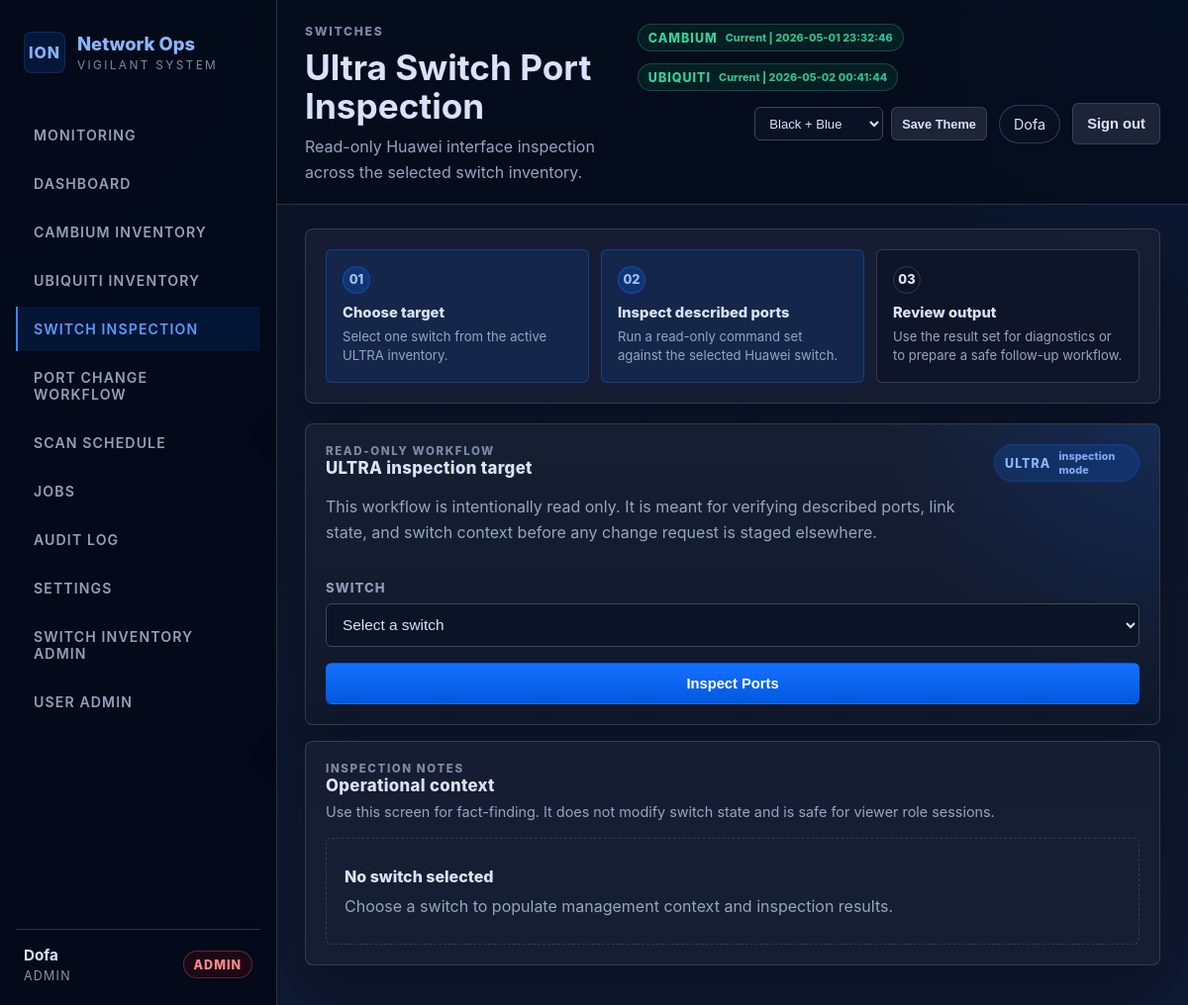
Page /switches/ultra (signed in) on the committed database.
### tables this page shows
CREATE TABLE users (
    id INTEGER PRIMARY KEY AUTOINCREMENT,
    username TEXT NOT NULL UNIQUE,
    password_hash TEXT NOT NULL,
    role TEXT NOT NULL,
    is_active INTEGER NOT NULL DEFAULT 1,
    created_at TEXT NOT NULL
, ui_preference TEXT NOT NULL DEFAULT 'modern');

CREATE TABLE jobs (
    id INTEGER PRIMARY KEY AUTOINCREMENT,
    job_type TEXT NOT NULL,
    vendor TEXT,
    trigger_source TEXT NOT NULL,
    status TEXT NOT NULL,
    requested_by INTEGER,
    message TEXT,
    meta_json TEXT,
    created_at TEXT NOT NULL,
    started_at TEXT,
    finished_at TEXT
);

### app/routes/switches.py (the view, shortened to what this page needs)
@bp.route("/<inventory_type>", methods=["GET", "POST"])
@login_required
def inspect(inventory_type: str):
    normalized = normalize_inventory_type(inventory_type)
    grouped = get_grouped_inventory(normalized)
    selected_switch_id = request.form.get("switch_id") if request.method == "POST" else request.args.get("switch_id")
    selected_record = None
    form_errors: dict[str, str] = {}
    results = []
    pager = paginate_items(results, parse_page(request.args.get("page")), per_page=20) if results else paginate_items([], 1, per_page=20)
    return render_template(
        "switches/inspect.html",
        inventory_type=normalized,
        grouped=grouped,
        selected_record=selected_record,
        results=pager["items"],
        form_errors=form_errors,
        pager=pager,
    )

### app/db.py (called while the page is built)
def _ensure_parent(path: Path) -> None:
    path.parent.mkdir(parents=True, exist_ok=True)

def get_db() -> sqlite3.Connection:
    connection = g.get("_db")
    if connection is None:
        db_path = Path(current_app.config["DATABASE_PATH"])
        _ensure_parent(db_path)
        connection = sqlite3.connect(db_path)
        connection.row_factory = sqlite3.Row
        g._db = connection
    return connection

### app/services/audit_service.py (called while the page is built)
def recent_events(limit: int = 10) -> list[dict]:
    rows = get_db().execute(
        """
        SELECT id, actor_username, action, resource_type, resource_id, details_json, created_at
        FROM audit_logs
        ORDER BY id DESC
        LIMIT ?
        """,
        (limit,),
    ).fetchall()
    return [_enrich_event(dict(row)) for row in rows]

def _load_details(raw: str | None) -> dict:
    if not raw:
        return {}
    try:
        return json.loads(raw)
    except json.JSONDecodeError:
        return {"raw": raw}

def _enrich_event(event: dict) -> dict:
    details = _load_details(event.get("details_json"))
    event["details"] = details
    event["outcome"] = _derive_outcome(event.get("action", ""), details)
    event["summary"] = _build_summary(event, details)
    event["target_label"] = details.get("switch") or details.get("name") or event.get("resource_id") or "-"
    return event

def _derive_outcome(action: str, details: dict) -> str:
    if details.get("outcome"):
        return str(details["outcome"])
    lowered = action.lower()
    if any(token in lowered for token in ("failed", "rejected", "denied")):
        return "failed"
    if any(token in lowered for token in ("completed", "deleted", "added", "triggered")):
        return "success"
    return "info"

def _build_summary(event: dict, details: dict) -> str:
    if details.get("summary"):
        return str(details["summary"])
    if event.get("resource_type") == "switch":
        switch = details.get("switch") or event.get("resource_id") or "switch"
        port = details.get("port")
        return f"{switch} {port}".strip()
    if event.get("resource_type") == "job":
        vendor = details.get("vendor") or event.get("resource_id") or "job"
        return f"{vendor} job event"
    if event.get("resource_type") == "switch_inventory":
        name = details.get("name") or event.get("resource_id") or "inventory record"
        ip = details.get("ip")
        return f"{name} ({ip})" if ip else str(name)
    return event.get("action", "")

### app/templates/switches/inspect.html (shortened to what this page needs)
{% extends "base.html" %}
{% import "components/ui.html" as ui with context %}

### app/templates/base.html (shortened to what this page needs)
{% import "components/ui.html" as ui with context %}
<!doctype html>
<html lang="en">
<head>
  <link rel="stylesheet" href="{{ url_for('static', filename='app.css') }}">
</head>
<body class="theme-{{ current_theme_mode if current_user else 'dark' }}" data-theme="{{ current_theme_mode if current_user else 'dark' }}">
  <div class="layout">
    {% if current_user %}
    <aside class="sidebar">
      <div class="sidebar-brand">
        <div class="brand-mark">ION</div>
        <div>
          <div class="brand-title">Network Ops</div>
          <div class="brand-subtitle">Vigilant System</div>
        </div>
      </div>
      <nav class="nav-group">
        {% for item in shell_nav %}
        {% set href = url_for(item.endpoint, **(item.route_args or {})) %}
        {% set is_active = (
          (item.match_mode == 'endpoint' and active_endpoint == item.endpoint)
          or (item.match_mode == 'path' and (request.path == href or (item.match_prefix and request.path.startswith(item.match_prefix))))
        ) %}
        <a class="nav-link {% if is_active %}is-active{% endif %}" href="{{ href }}">
          {{ item.label }}
        </a>
        {% endfor %}
      </nav>
      <div class="sidebar-footer">
        <div class="sidebar-user">
          <div class="sidebar-user__name">{{ current_user.username }}</div>
          <div class="sidebar-user__meta">{{ current_user.role }}</div>
        </div>
        {{ ui.badge(current_user.role, current_user.role) }}
      </div>
    </aside>
    {% endif %}
    <main class="main-shell">
      {% if current_user %}
      <header class="topbar">
        <div class="topbar__context">
          <div class="eyebrow">{{ page_kicker_html | safe }}</div>
          <h1 class="page-title">{{ page_title_html | safe }}</h1>
          {{ page_subtitle_html | safe }}
        </div>
        <div class="topbar-actions">
          <div class="status-cluster">
            {% for item in shell_status %}
            {{ ui.badge(item.label, item.tone, item.meta ~ " | " ~ item.value) }}
            {% endfor %}
          </div>
          <form method="post" action="{{ url_for('auth.update_ui_mode') }}" class="inline-form">
            <select name="ui_preference" class="select-small" aria-label="Theme">
              <option value="dark" {% if current_theme_mode == 'dark' %}selected{% endif %}>Black + Blue</option>
            </select>
            <button class="button button-secondary button-small" type="submit">Save Theme</button>
          </form>
          <span class="user-chip">{{ current_user.username }}</span>
          <form method="post" action="{{ url_for('auth.logout') }}">
            <button class="button button-secondary" type="submit">Sign out</button>
          </form>
        </div>
      </header>
      {% endif %}
      {% if current_user %}<div class="content-shell">{% endif %}
      {{ page_content_html | safe }}
      {% if current_user %}</div>{% endif %}
    </main>
  </div>
</body>
</html>

### app/templates/components/ui.html (shortened to what this page needs)
{% macro badge(label, tone='neutral', meta='') -%}
<span class="badge badge-{{ tone }}">
  <span>{{ label }}</span>
  {% if meta %}<small>{{ meta }}</small>{% endif %}
</span>
{%- endmacro %}

### rows in the picture
users: username "Dofa", role "ADMIN"
jobs: vendor "CAMBIUM", meta "Current | 2026-05-01 23:32:46"
jobs: vendor "UBIQUITI", meta "Current | 2026-05-02 00:41:44"

### other values in the picture
{{ item.label }} "MONITORING" "DASHBOARD" "CAMBIUM INVENTORY" "UBIQUITI INVENTORY" "SWITCH INSPECTION" "PORT CHANGE WORKFLOW" "SCAN SCHEDULE" "JOBS" "AUDIT LOG" "SETTINGS" "SWITCH INVENTORY ADMIN" "USER ADMIN"
{{ page_kicker_html | safe }} "SWITCHES"
{{ page_title_html | safe }} "Ultra Switch Port Inspection"
{{ page_subtitle_html | safe }} "Read-only Huawei interface inspection across the selected switch inventory."
